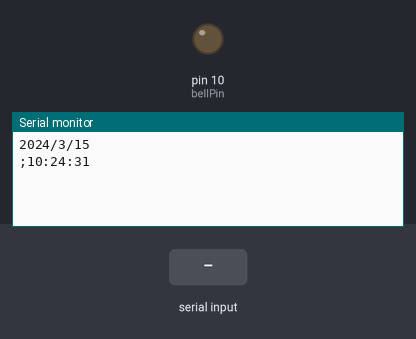
Simulated run of this sketch. Board: Arduino Uno, built with avr-gcc and run on an emulated ATmega328P. Parts: output pins drawn as LEDs (lit = HIGH), the last lines printed to the serial monitor. The test bench sets the inputs (shaded band). The local clock reads 2024-03-15 10:24:30 at power-on unless the sketch sets it.

Above: at 2.0 s.
2.1 s: "90,45,200\n" received over Serial
At 3.8 s:
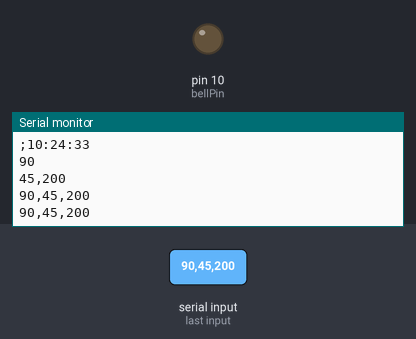
4.5 s: "90,45,200,10\n" received over Serial
At 5.8 s:
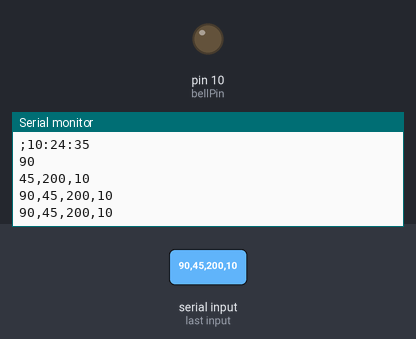
Timing chart, 0 to 7.5 s (numbered marks = the images above; inputs shaded):
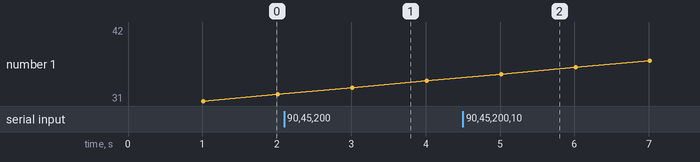

The sketch:

automatic_bell_for_schools_factories_code.ino
```cpp
// Date and time functions using a DS1307 RTC connected via I2C and Wire lib
#include "RTClib.h"
#define bellPin 10
unsigned long previousMillis = 0;
unsigned long ht;
unsigned long mt;
unsigned long st;
unsigned long minhum;

RTC_DS1307 rtc;

char daysOfTheWeek[7][12] = {"Sunday", "Monday", "Tuesday", "Wednesday", "Thursday", "Friday", "Saturday"};

void setup () {
  pinMode(bellPin,OUTPUT);
  Serial.begin(9600);

#ifndef ESP8266
  while (!Serial); // wait for serial port to connect. Needed for native USB
#endif

  if (! rtc.begin()) {
    Serial.println("Couldn't find RTC");
    Serial.flush();
    while (1) delay(10);
  }

  if (! rtc.isrunning()) {
    Serial.println("RTC is NOT running, let's set the time!");
    // When time needs to be set on a new device, or after a power loss, the
    // following line sets the RTC to the date & time this sketch was compiled
    rtc.adjust(DateTime(F(__DATE__), F(__TIME__)));
    // This line sets the RTC with an explicit date & time, for example to set
    // January 21, 2014 at 3am you would call:
    // rtc.adjust(DateTime(2014, 1, 21, 3, 0, 0));
  }

  // When time needs to be re-set on a previously configured device, the
  // following line sets the RTC to the date & time this sketch was compiled
  // rtc.adjust(DateTime(F(__DATE__), F(__TIME__)));
  // This line sets the RTC with an explicit date & time, for example to set
  // January 21, 2014 at 3am you would call:
   //rtc.adjust(DateTime(2024, 3, 28, 16, 35, 0));
}

void loop () {

    unsigned long currentMillis = millis();
    DateTime now = rtc.now();

     if (currentMillis - previousMillis >= 1000) {
    // save the last time you blinked the LED
    previousMillis = currentMillis;

    //Serial.print("Date: ");
    Serial.print(now.year(), DEC);
    Serial.print('/');
    Serial.print(now.month(), DEC);
    Serial.print('/');
    Serial.println(now.day(), DEC);
    Serial.print(";");
   // Serial.print(" (");
    //Serial.print(daysOfTheWeek[now.dayOfTheWeek()]);
    //Serial.print(") ");
   // Serial.print("Time: ");
    Serial.print(now.hour(), DEC);
    Serial.print(':');
    Serial.print(now.minute(), DEC);
    Serial.print(':');
    Serial.print(now.second(), DEC);
    Serial.println();

   // Serial.print(" since midnight 1/1/1970 = ");
    //Serial.print(now.unixtime());
    //Serial.print("s = ");
    //Serial.print(now.unixtime() / 86400L);
    //Serial.println("d");

    // calculate a date which is 7 days, 12 hours, 30 minutes, and 6 seconds into the future
   // DateTime future (now + TimeSpan(7,12,30,6));

    //Serial.print(" now + 7d + 12h + 30m + 6s: ");
    //Serial.print(future.year(), DEC);
    //Serial.print('/');
    //Serial.print(future.month(), DEC);
    //Serial.print('/');
    //Serial.print(future.day(), DEC);
    //Serial.print(' ');
    //Serial.print(future.hour(), DEC);
    //Serial.print(':');
    //Serial.print(future.minute(), DEC);
    //Serial.print(':');
    //Serial.print(future.second(), DEC);
    //Serial.println();

   // Serial.println();
      if (Serial.available()>0)
  {
    String val = Serial.readStringUntil('\n');
    char delimiter1 = ',';
   char delimiter2 = ';';
   char delimiter3 = ':';
   int delimiterPos1 = val.indexOf(delimiter1);
   int delimiterPos2 = val.indexOf(delimiter2);
   int delimiterPos3 = val.indexOf(delimiter3);
   String substring1 = val.substring(0, delimiterPos1);
   Serial.println(substring1);
   String substring2 = val.substring(delimiterPos1 + 1,delimiterPos2);
   Serial.println(substring2);
   String substring3 = val.substring(delimiterPos2 + 1,delimiterPos3);
   Serial.println(substring3);
   String substring4 = val.substring(delimiterPos3+1);
   Serial.println(substring4);

    ht = substring1.toInt();
    mt = substring2.toInt();
    st = substring3.toInt();
    minhum = substring4.toInt();
  }

     if (now.hour()==ht&&now.minute()==mt&&now.second()==st) { // Adjust time as needed
    // Ring the bell

    digitalWrite(bellPin, HIGH);
    delay(5000); // Bell ringing duration
    digitalWrite(bellPin, LOW);

  }
  }

}
```

Measured:
- after the input at 2.1 s, the serial monitor: prints a new line after 0.93 s (image 1)
- after the input at 4.5 s, the serial monitor: prints a new line after 0.53 s (image 2)
